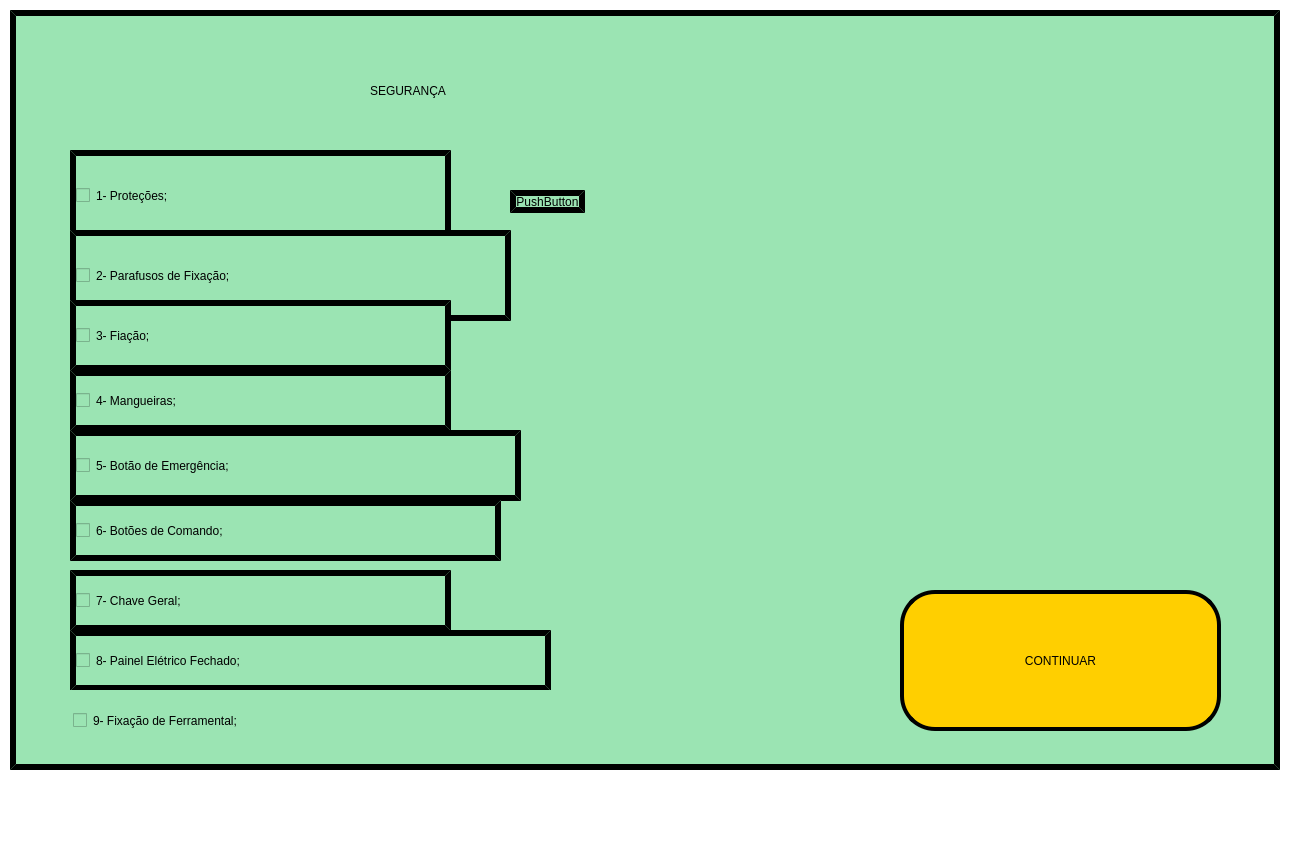
<?xml version="1.0" encoding="UTF-8"?>
<ui version="4.0">
 <class>Liberacao_Seguranca</class>
 <widget class="QMainWindow" name="Liberacao_Seguranca">
  <property name="geometry">
   <rect>
    <x>0</x>
    <y>0</y>
    <width>1290</width>
    <height>841</height>
   </rect>
  </property>
  <property name="minimumSize">
   <size>
    <width>1290</width>
    <height>841</height>
   </size>
  </property>
  <property name="maximumSize">
   <size>
    <width>1290</width>
    <height>841</height>
   </size>
  </property>
  <property name="windowTitle">
   <string>MainWindow</string>
  </property>
  <property name="styleSheet">
   <string notr="true">background-color: rgb(255, 255, 255);</string>
  </property>
  <widget class="QWidget" name="centralwidget">
   <widget class="QLabel" name="Label_Borda">
    <property name="geometry">
     <rect>
      <x>0</x>
      <y>783</y>
      <width>1290</width>
      <height>18</height>
     </rect>
    </property>
    <property name="text">
     <string/>
    </property>
    <property name="pixmap">
     <pixmap>Imagens/Borda.png</pixmap>
    </property>
    <property name="scaledContents">
     <bool>true</bool>
    </property>
   </widget>
   <widget class="QFrame" name="frame">
    <property name="geometry">
     <rect>
      <x>10</x>
      <y>10</y>
      <width>1270</width>
      <height>760</height>
     </rect>
    </property>
    <property name="styleSheet">
     <string notr="true">background-color: rgb(155, 228, 179);
border-style: outset;




border-color: rgb(0, 0, 0);
border-width:6px;
</string>
    </property>
    <property name="frameShape">
     <enum>QFrame::StyledPanel</enum>
    </property>
    <property name="frameShadow">
     <enum>QFrame::Raised</enum>
    </property>
    <widget class="QLabel" name="Label_Seguranca">
     <property name="geometry">
      <rect>
       <x>360</x>
       <y>20</y>
       <width>601</width>
       <height>121</height>
      </rect>
     </property>
     <property name="styleSheet">
      <string notr="true">border-style: outset;




border-color: rgb(0, 0, 0);
border-width:0px;

font: 75 65pt &quot;Bosch Sans Bold&quot;;</string>
     </property>
     <property name="text">
      <string>SEGURANÇA</string>
     </property>
    </widget>
    <widget class="QCheckBox" name="checkBox_1">
     <property name="geometry">
      <rect>
       <x>60</x>
       <y>140</y>
       <width>381</width>
       <height>91</height>
      </rect>
     </property>
     <property name="styleSheet">
      <string notr="true">


QCheckBox::indicator
{
width : 30px;
height : 30px;
background-color:white;
border-style: outset;
border-color: rgb(0, 0, 0);
border-width:3px;
}
QCheckBox::indicator:checked {
   background-color:rgb(255, 207, 0);
}

border-style: inside;

border-color: rgb(0, 0, 0);
border-width:0px;
font: 75 25pt &quot;Bosch Sans Bold&quot;;</string>
     </property>
     <property name="text">
      <string>1- Proteções;</string>
     </property>
    </widget>
    <widget class="QPushButton" name="pushButton">
     <property name="geometry">
      <rect>
       <x>890</x>
       <y>580</y>
       <width>321</width>
       <height>141</height>
      </rect>
     </property>
     <property name="styleSheet">
      <string notr="true">background-color: rgb(255, 207, 0);
border-style: outset;
border-radius: 35px;



border-color: rgb(0, 0, 0);
border-width:4px;

font: 75 35pt &quot;Bosch Sans Bold&quot;;</string>
     </property>
     <property name="text">
      <string>CONTINUAR</string>
     </property>
    </widget>
    <widget class="QCheckBox" name="checkBox_2">
     <property name="geometry">
      <rect>
       <x>60</x>
       <y>220</y>
       <width>441</width>
       <height>91</height>
      </rect>
     </property>
     <property name="styleSheet">
      <string notr="true">


QCheckBox::indicator
{
width : 30px;
height : 30px;
background-color:white;
border-style: outset;
border-color: rgb(0, 0, 0);
border-width:3px;
}
QCheckBox::indicator:checked {
   background-color:rgb(255, 207, 0);
}

border-style: inside;

border-color: rgb(0, 0, 0);
border-width:0px;
font: 75 25pt &quot;Bosch Sans Bold&quot;;</string>
     </property>
     <property name="text">
      <string>2- Parafusos de Fixação;</string>
     </property>
    </widget>
    <widget class="QCheckBox" name="checkBox_3">
     <property name="geometry">
      <rect>
       <x>60</x>
       <y>290</y>
       <width>381</width>
       <height>71</height>
      </rect>
     </property>
     <property name="styleSheet">
      <string notr="true">


QCheckBox::indicator
{
width : 30px;
height : 30px;
background-color:white;
border-style: outset;
border-color: rgb(0, 0, 0);
border-width:3px;
}
QCheckBox::indicator:checked {
   background-color:Green;
}

border-style: inside;

border-color: rgb(0, 0, 0);
border-width:0px;
font: 75 25pt &quot;Bosch Sans Bold&quot;;</string>
     </property>
     <property name="text">
      <string>3- Fiação;</string>
     </property>
    </widget>
    <widget class="QCheckBox" name="checkBox_4">
     <property name="geometry">
      <rect>
       <x>60</x>
       <y>360</y>
       <width>381</width>
       <height>61</height>
      </rect>
     </property>
     <property name="styleSheet">
      <string notr="true">


QCheckBox::indicator
{
width : 30px;
height : 30px;
background-color:white;
border-style: outset;
border-color: rgb(0, 0, 0);
border-width:3px;
}
QCheckBox::indicator:checked {
   background-color:purple;
}

border-style: inside;

border-color: rgb(0, 0, 0);
border-width:0px;
font: 75 25pt &quot;Bosch Sans Bold&quot;;</string>
     </property>
     <property name="text">
      <string>4- Mangueiras;</string>
     </property>
    </widget>
    <widget class="QCheckBox" name="checkBox_5">
     <property name="geometry">
      <rect>
       <x>60</x>
       <y>420</y>
       <width>451</width>
       <height>71</height>
      </rect>
     </property>
     <property name="styleSheet">
      <string notr="true">


QCheckBox::indicator
{
width : 30px;
height : 30px;
background-color:white;
border-style: outset;
border-color: rgb(0, 0, 0);
border-width:3px;
}
QCheckBox::indicator:checked {
   background-color:yellow;
}

border-style: inside;

border-color: rgb(0, 0, 0);
border-width:0px;
font: 75 25pt &quot;Bosch Sans Bold&quot;;</string>
     </property>
     <property name="text">
      <string>5- Botão de Emergência;</string>
     </property>
    </widget>
    <widget class="QCheckBox" name="checkBox_6">
     <property name="geometry">
      <rect>
       <x>60</x>
       <y>490</y>
       <width>431</width>
       <height>61</height>
      </rect>
     </property>
     <property name="styleSheet">
      <string notr="true">


QCheckBox::indicator
{
width : 30px;
height : 30px;
background-color:white;
border-style: outset;
border-color: rgb(0, 0, 0);
border-width:3px;
}
QCheckBox::indicator:checked {
   background-color:red;
}

border-style: inside;

border-color: rgb(0, 0, 0);
border-width:0px;
font: 75 25pt &quot;Bosch Sans Bold&quot;;</string>
     </property>
     <property name="text">
      <string>6- Botões de Comando;</string>
     </property>
    </widget>
    <widget class="QCheckBox" name="checkBox_7">
     <property name="geometry">
      <rect>
       <x>60</x>
       <y>560</y>
       <width>381</width>
       <height>61</height>
      </rect>
     </property>
     <property name="styleSheet">
      <string notr="true">


QCheckBox::indicator
{
width : 30px;
height : 30px;
background-color:white;
border-style: outset;
border-color: rgb(0, 0, 0);
border-width:3px;
}
QCheckBox::indicator:checked {
   background-color:black;
}

border-style: inside;

border-color: rgb(0, 0, 0);
border-width:0px;
font: 75 25pt &quot;Bosch Sans Bold&quot;;</string>
     </property>
     <property name="text">
      <string>7- Chave Geral;</string>
     </property>
    </widget>
    <widget class="QCheckBox" name="checkBox_8">
     <property name="geometry">
      <rect>
       <x>60</x>
       <y>620</y>
       <width>481</width>
       <height>61</height>
      </rect>
     </property>
     <property name="styleSheet">
      <string notr="true">


QCheckBox::indicator
{
width : 30px;
height : 30px;

border-style: outset;
border-color: rgb(0, 0, 0);
border-width:3px;
background-color:white;
}
QCheckBox::indicator:checked {
   background-color:gray;
}

border-style: inside;

border-color: rgb(0, 0, 0);
border-width:0px;
font: 75 25pt &quot;Bosch Sans Bold&quot;;</string>
     </property>
     <property name="text">
      <string>8- Painel Elétrico Fechado;</string>
     </property>
    </widget>
    <widget class="QCheckBox" name="checkBox_9">
     <property name="geometry">
      <rect>
       <x>60</x>
       <y>680</y>
       <width>491</width>
       <height>61</height>
      </rect>
     </property>
     <property name="styleSheet">
      <string notr="true">border-style: inside;

border-color: rgb(0, 0, 0);
border-width:3px;
font: 75 25pt &quot;Bosch Sans Bold&quot;;</string>
     </property>
     <property name="text">
      <string>9- Fixação de Ferramental;</string>
     </property>
    </widget>
    <widget class="QPushButton" name="pushButton_2">
     <property name="geometry">
      <rect>
       <x>500</x>
       <y>180</y>
       <width>75</width>
       <height>23</height>
      </rect>
     </property>
     <property name="text">
      <string>PushButton</string>
     </property>
    </widget>
   </widget>
  </widget>
  <widget class="QMenuBar" name="menubar">
   <property name="geometry">
    <rect>
     <x>0</x>
     <y>0</y>
     <width>1290</width>
     <height>21</height>
    </rect>
   </property>
  </widget>
  <widget class="QStatusBar" name="statusbar"/>
 </widget>
 <resources/>
 <connections/>
</ui>
